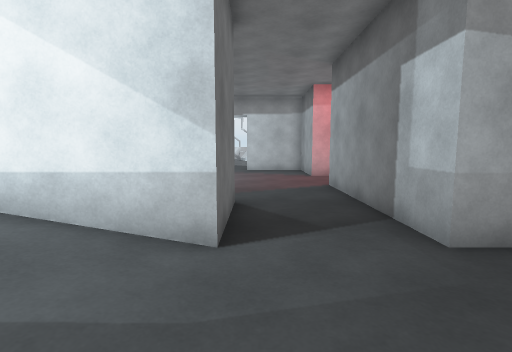
view 1 (above)

20 first-person views from a walk through a Unity game level. The camera is 1.3 m above the floor, tilts 6° down and sees 85° across. The floor is counted in squares, 1 m on a side. Each view is taken from the middle of a square. On the plan, view 1 faces up. The plan holds only what a view shows up to about 13 squares ahead; the rest is blank. The place goes on beyond the plan.

view 2
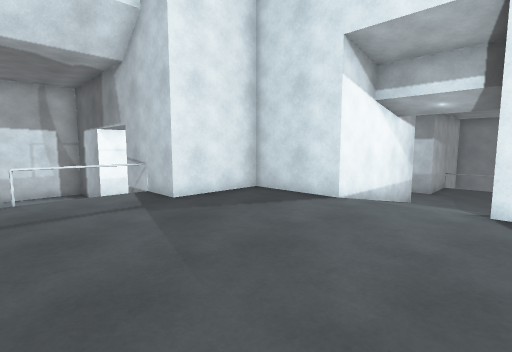

view 3
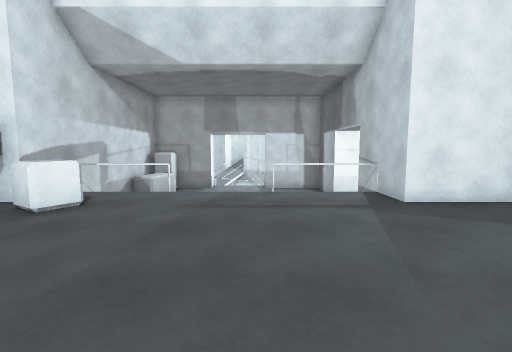

view 4
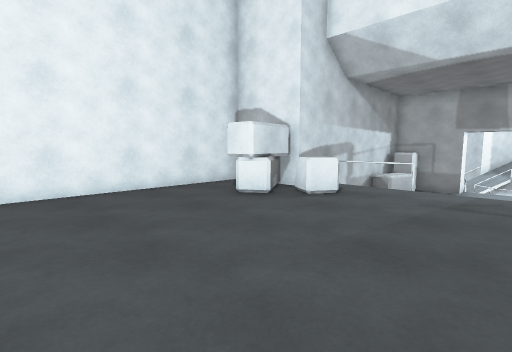

view 5
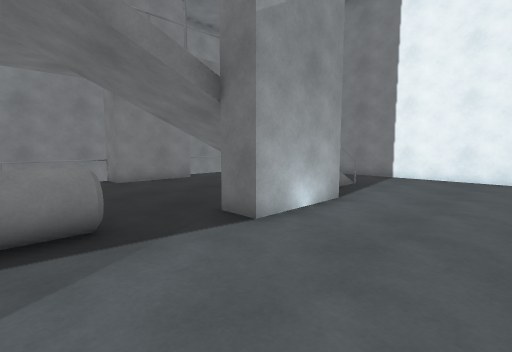

view 6
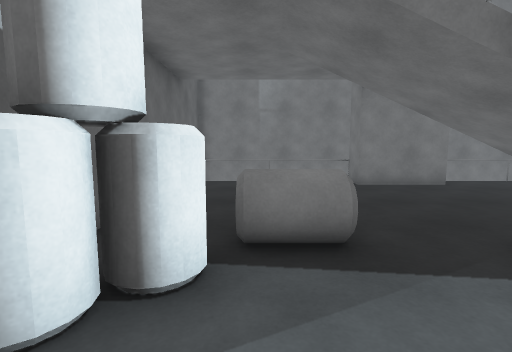

view 7
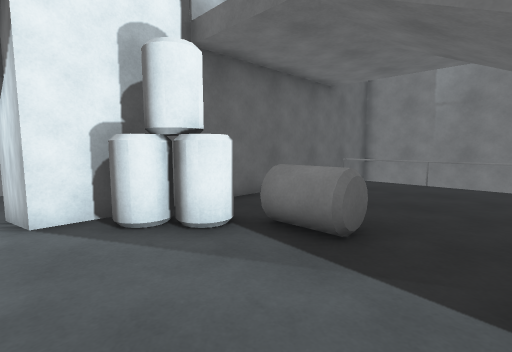

view 8
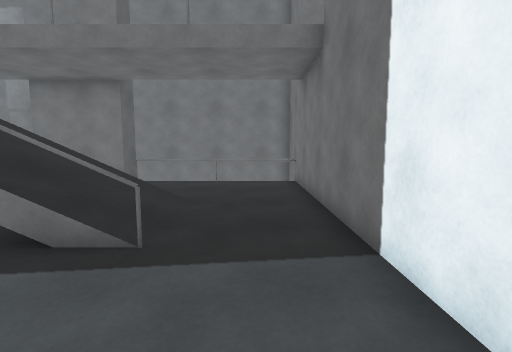

view 9
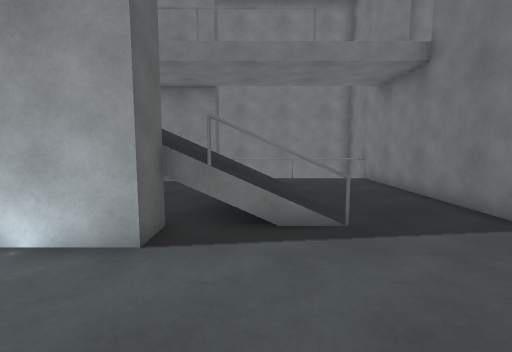

view 10
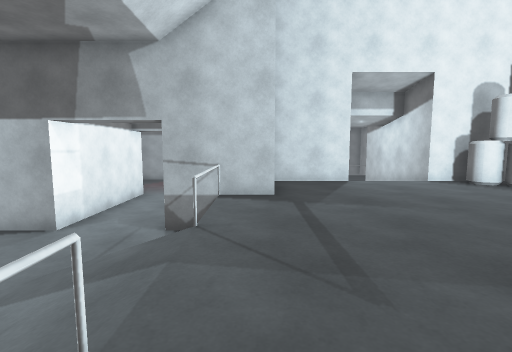

view 11
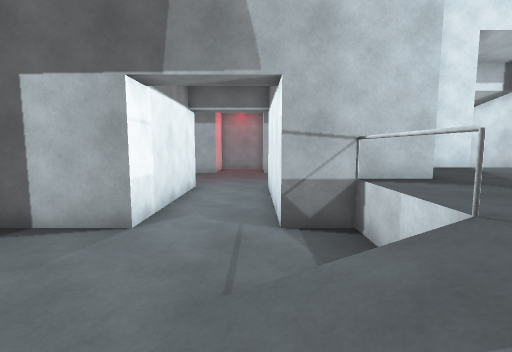

view 12
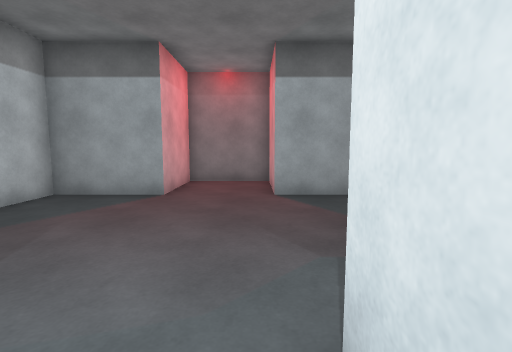

view 13
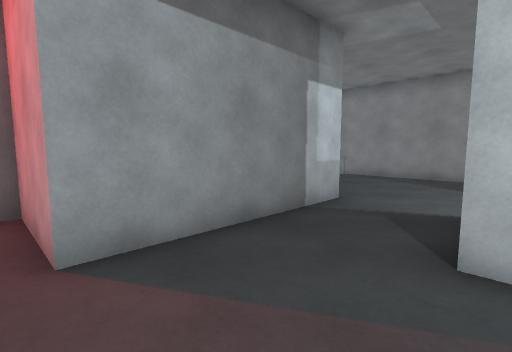

view 14
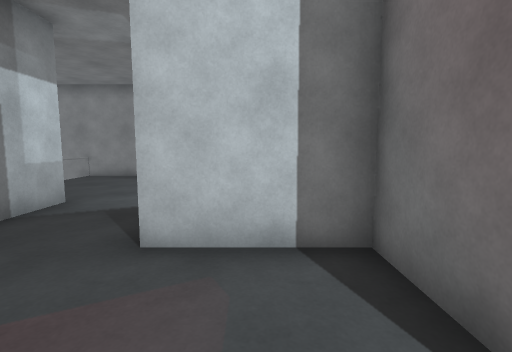

view 15
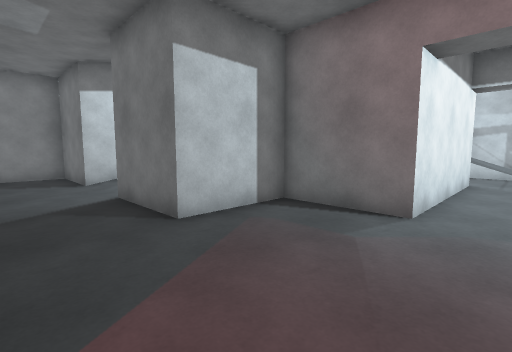

view 16
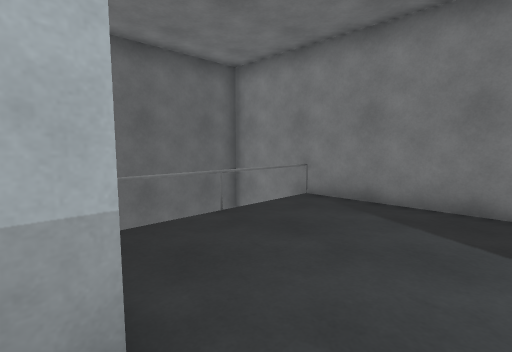

view 17
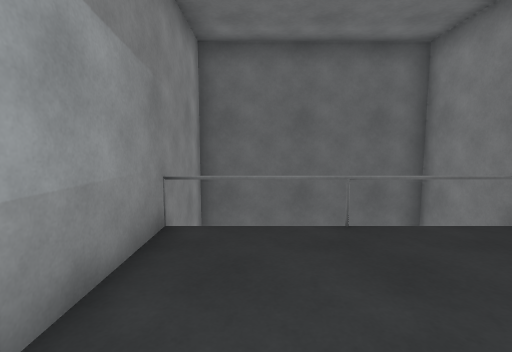

view 18
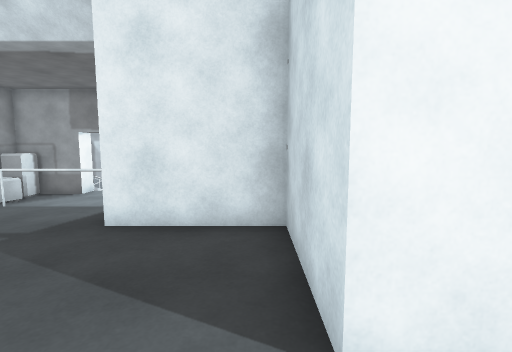

view 19
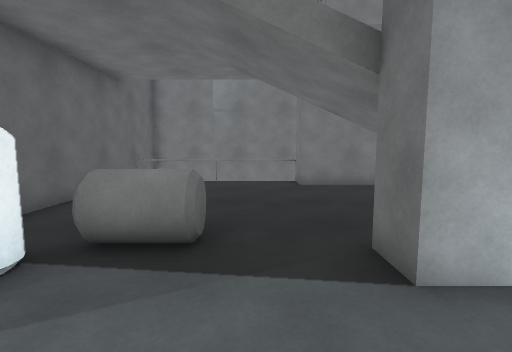

view 20
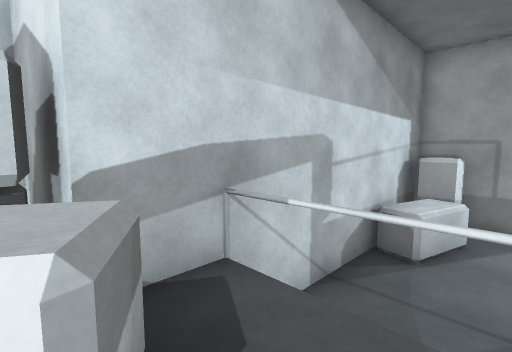

### Floor plan
Key: @ floor where view 1 was taken; # wall or solid block; x gap in a wall; . main floor; - floor 1 m lower than the main floor; / step, stairs or slope; = window, fence, low wall or low ledge; ^ raised ledge; v drop or lower ground.
Columns run from 24 left of view 1 to 8 right of it. Each row starts with its distance up from view 1.
 14       #^--- ---#       ----#
 13       ^^-------###### -----####
 12       ^--  -------------------#
 11      #---  -------------------#
 10      #---///------------------#
  9      #   ///---######------####
  8       ===...====### #------#
  7    # v=........######------#
  6   #.##^^..........######---#
  5   #..#=...........# ####---#
  4   #...............######---##==
  3   #................////-------vvv
  2   #................////-------  v
  1   #................////-------  v
  0   #...............######@-----  v
 -1   #.............###    #------  v
 -2   #...=..###..=x###    #------v v
 -3   #...//// ...^^..#    ##########
 -4   #.../////.......#
 -5   #.../////.......#
 -6    .............. #
 -7    .............. #
 -8    ...............#
 -9 #x#......###......=
-10   #      ### vvvvv=
-11   #              v#
-12   #################

Where each view was taken, in squares from view 1:
view 1: 0 up, 0 right, facing up
view 2: 0 up, 13 left, facing up-right
view 3: 0 up, 13 left, facing up
view 4: 1 down, 13 left, facing up-left
view 5: 2 up, 9 left, facing down-left
view 6: 1 up, 9 left, facing down
view 7: 1 up, 12 left, facing down-right
view 8: 1 up, 20 left, facing down
view 9: 2 up, 17 left, facing down
view 10: 7 up, 17 left, facing right
view 11: 10 up, 15 left, facing right
view 12: 10 up, 5 left, facing right
view 13: 10 up, 1 left, facing down-right
view 14: 10 up, 2 left, facing down
view 15: 11 up, 2 right, facing down-left
view 16: 4 up, 1 right, facing down-right
view 17: 2 up, 1 right, facing right
view 18: 2 up, 7 left, facing up
view 19: 1 up, 11 left, facing down
view 20: 6 up, 16 left, facing up-left
